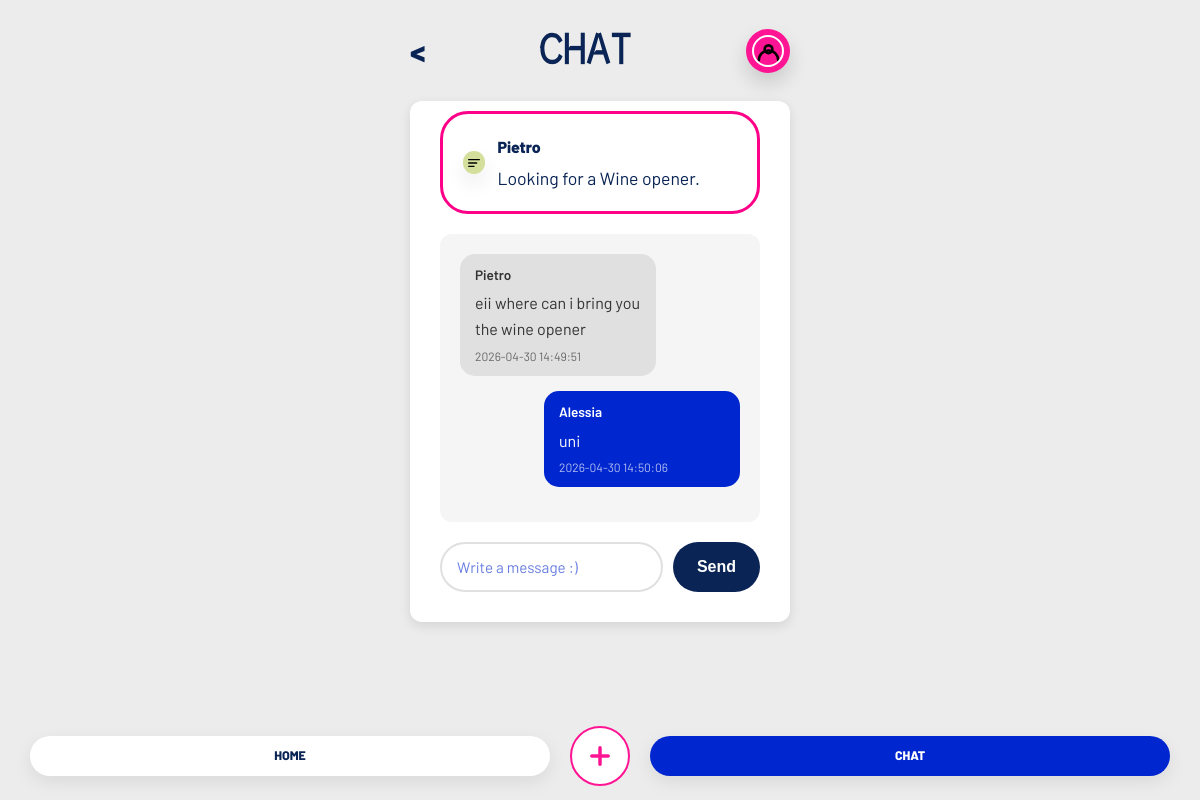
The page /chat/2 (signed in) on the database its author committed.
### tables this page shows
CREATE TABLE users (
                id INTEGER PRIMARY KEY AUTOINCREMENT,
                username TEXT UNIQUE NOT NULL,
                email TEXT UNIQUE,
                password TEXT NOT NULL,
                location TEXT,
                categories TEXT
            );

CREATE TABLE items (
            id INTEGER PRIMARY KEY AUTOINCREMENT,
            name TEXT NOT NULL,
            description TEXT,
            owner_id INTEGER NOT NULL,
            status TEXT DEFAULT 'available',
            keywords TEXT, category TEXT, photo TEXT,
            FOREIGN KEY (owner_id) REFERENCES "users_old" (id)
        );

CREATE TABLE messages (
            id INTEGER PRIMARY KEY AUTOINCREMENT,
            request_id INTEGER NOT NULL,
            sender_id INTEGER NOT NULL,
            content TEXT NOT NULL,
            created_at TIMESTAMP DEFAULT CURRENT_TIMESTAMP,
            FOREIGN KEY (request_id) REFERENCES requests (id),
            FOREIGN KEY (sender_id) REFERENCES "users_old" (id)
        );

### app.py (the view)
@app.route('/chat/<int:request_id>')
def chat(request_id):
    if 'user_id' not in session:
        return redirect(url_for('login'))
    conn = get_db_connection()
    cursor = conn.cursor()
    cursor.execute('''
        SELECT r.*, i.name as item_name, i.photo as item_photo, i.owner_id,
               (SELECT username FROM users WHERE id = i.owner_id) as requester_name,
               (SELECT username FROM users WHERE id = r.borrower_id) as borrower_name
        FROM requests r
        JOIN items i ON r.item_id = i.id
        WHERE r.id = ?
    ''', (request_id,))
    request_data = cursor.fetchone()
    if not request_data or (request_data['owner_id'] != session['user_id'] and
                           request_data['borrower_id'] != session['user_id']):
        conn.close()
        return "Unauthorized", 403
    if request_data['owner_id'] == session['user_id']:
        chat_partner = request_data['borrower_name']
    else:
        chat_partner = request_data['requester_name']
    cursor.execute('''
        SELECT m.*, u.username as sender_name
        FROM messages m
        JOIN users u ON m.sender_id = u.id
        WHERE m.request_id = ?
        ORDER BY m.created_at ASC
    ''', (request_id,))
    messages = cursor.fetchall()
    conn.close()
    return render_template('chat.html',
                         chat_request=request_data,
                         chat_partner=chat_partner,
                         messages=messages,
                         request_id=request_id)

### app.py (called while the page is built)
def get_db_connection():
    conn = sqlite3.connect(DATABASE)
    conn.row_factory = sqlite3.Row
    return conn

### templates/chat.html (shortened to what this page needs)
<!DOCTYPE html>
<html lang="en">
<head>
    <link rel="stylesheet" href="{{ url_for('static', filename='style.css') }}">
</head>
<body>
    <div class="container">
        <header class="chat-header">
            <a href="{{ url_for('chat_index') }}" class="chat-back">&lt;</a>
            <h1>CHAT</h1>
            <a href="{{ url_for('profile') }}" class="chat-avatar icon icon-user" aria-label="Profile"></a>
        </header>
        <main>
            <section class="chat-card-summary">
                <div class="chat-summary-left">
                    <div class="chat-summary-avatar icon icon-request"></div>
                    <div>
                        <div class="chat-summary-name">{{ chat_partner }}</div>
                        <p class="chat-summary-text">Looking for a {{ chat_request.item_name }}.</p>
                    </div>
                </div>
            </section>
            <div class="chat-messages">
                    {% if messages %}
                        {% for msg in messages %}
                        <div class="message {% if msg.sender_id == session['user_id'] %}own{% else %}other{% endif %}">
                            <span class="sender">{{ msg.sender_name }}</span>
                            <p class="message-content">{{ msg.content }}</p>
                            <span class="timestamp">{{ msg.created_at }}</span>
                        </div>
                        {% endfor %}
                    {% else %}
                        <p class="no-messages">No messages yet. Start the conversation!</p>
                    {% endif %}
                </div>
                <form method="POST" action="{{ url_for('send_message', request_id=request_id) }}" class="chat-form">
                    <input type="text" name="message" placeholder="Write a message :)" required>
                    <button type="submit" class="btn-primary">Send</button>
                </form>
        </main>
        {% include 'footer_nav.html' %}
    </div>
</body>
</html>

### rows shown on the page
users: username "Pietro"
items: item_name "Wine opener"
messages: sender_name "Pietro", content "eii where can i bring you the wine opener", created_at "2026-04-30 14:49:51"
messages: sender_name "Alessia", content "uni", created_at "2026-04-30 14:50:06"
